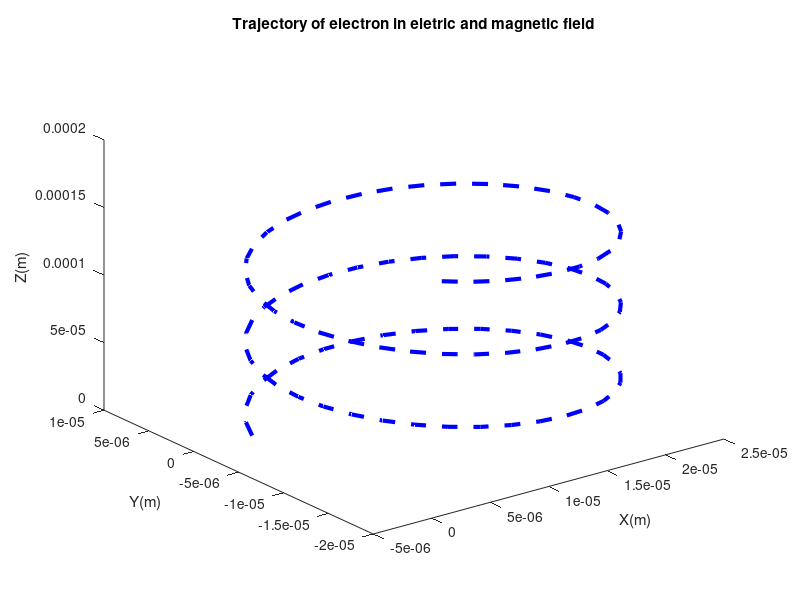

The MATLAB source for this figure:
function electron
clear all
close all
clc
%======================
%basic condition for electron
e = 1.602*10^-19; %charge for electron
m = 9.109*10^-31; %mass of electron
%======================
E = 1000; %electric field
B = 0.1; %magnetic field
%======================
dt = 10^-11; %time step size
nt = 101; %100 time steps, 101 points
t = linspace(0.0,(nt-1)*dt,101); %time period
%======================
%initial condition:start from original point
x_0 = 0; y_0 = 0; z_0 = 0;
vx_0= 10^5;  vy_0 = 2*vx_0;    vz_0 = 1.5*vx_0;
%======================
%at the beginning,set calculating arrays for postion and velocity:
%----------------
%position:
x = zeros(nt,1);    y = zeros(nt,1);    
z = vz_0.*t; % position in z is a line
%----------------
%velocity:
vx = zeros(nt,1);   vy = zeros(nt,1);   
vz = vz_0*ones(nt,1); %velocity in z-direction is constant
%----------------
%acceleration:
ax = zeros(nt,1);   ay = zeros(nt,1);   az = zeros(nt,1);
%-----------------
%put initial condition into these arrays:
x(1) = x_0; y(1) = y_0; z(1) = z_0;
vx(1) = vx_0;   vy(1) = vy_0;
%according to scheme, x(2),y(2)cannot not be calculated
%so euler method is needed here to calculate x(2),y(2)
x(2) = x(1) + vx(1)*dt; y(2) = y(1) + vy(1)*dt;
%========================================
%define the coefficient explained in problem description
k1 = e*B*dt/(2*m);  k2 = e*B*dt^2/m;    k3 = 1/(1+k1^2);
%========================================================
%-----------------------
%calculating position:
for n = 2:nt-1
    x(n+1) = k3*(2*x(n)-x(n-1)-k1*y(n-1)-k2+2*k1*y(n)...
        -k1*y(n-1)+k1^2*x(n-1));
    y(n+1) = k3*(2*y(n)-y(n-1)+k1*x(n-1)-2*k1*x(n)...
        +k1*x(n-1)+k1^2*y(n-1)+k1*k2);
end
%------------------------
%calculating velocity:
for n = 2:nt-1
    vx(n) = (x(n+1)-x(n-1))/(2*dt);
    vy(n) = (y(n+1)-y(n-1))/(2*dt);
end
    vx(nt) = (x(nt)-x(nt-1))/(dt);    vy(nt) = (y(nt)-y(nt-1))/(dt);
    v = sqrt(vx.^2+vy.^2+vz.^2);
%-------------------------
%calculating acceleration:
for n = 1:nt
    ax = e/m*vy(n)*B-e/m*E;
    az = -e/m*vx(n)*B;
end


figure
plot3(x,y,z,'b--','Linewidth',3);
title('Trajectory of electron in eletric and magnetic field');
xlabel('X(m)');
ylabel('Y(m)');
zlabel('Z(m)');

disp(['The magnitude of the velocity at step 100 is: '...
    ,num2str(v(101)),' ','m/s']);
disp([' ']);
disp(['At step 100, the velocity in the x-direction is: '...
    ,num2str(vx(101)),'','m/s;']);
disp(['in the y-direction is: '...
    ,num2str(vy(101)),' ','m/s']);
disp(['in the z-direction is: '...
    ,num2str(vz(101)),' ','m/s']);
disp([' ']);
disp(['At step 100, the distance in the z-direction is: '...
    ,num2str(z(101)),' ','m']);
disp([' ']);
disp(['If the initial velocity in the x and y direction is 0'...
    ' ','distance traveled is also ',num2str(z(101)),' ','m']);
disp([' ']);
%==========================
%velocity in the plane perpendicular to magnetic field
v_p = sqrt(vx(101)^2+vy(101)^2); 

omega_c = e*B/m; %cyclotron frequency
R_l = v_p/omega_c; %Larmor radius
disp(['At step 100, Lamor radius is: ',num2str(R_l),' ','m']);

save('electron');
evalin('base','load electron');
end